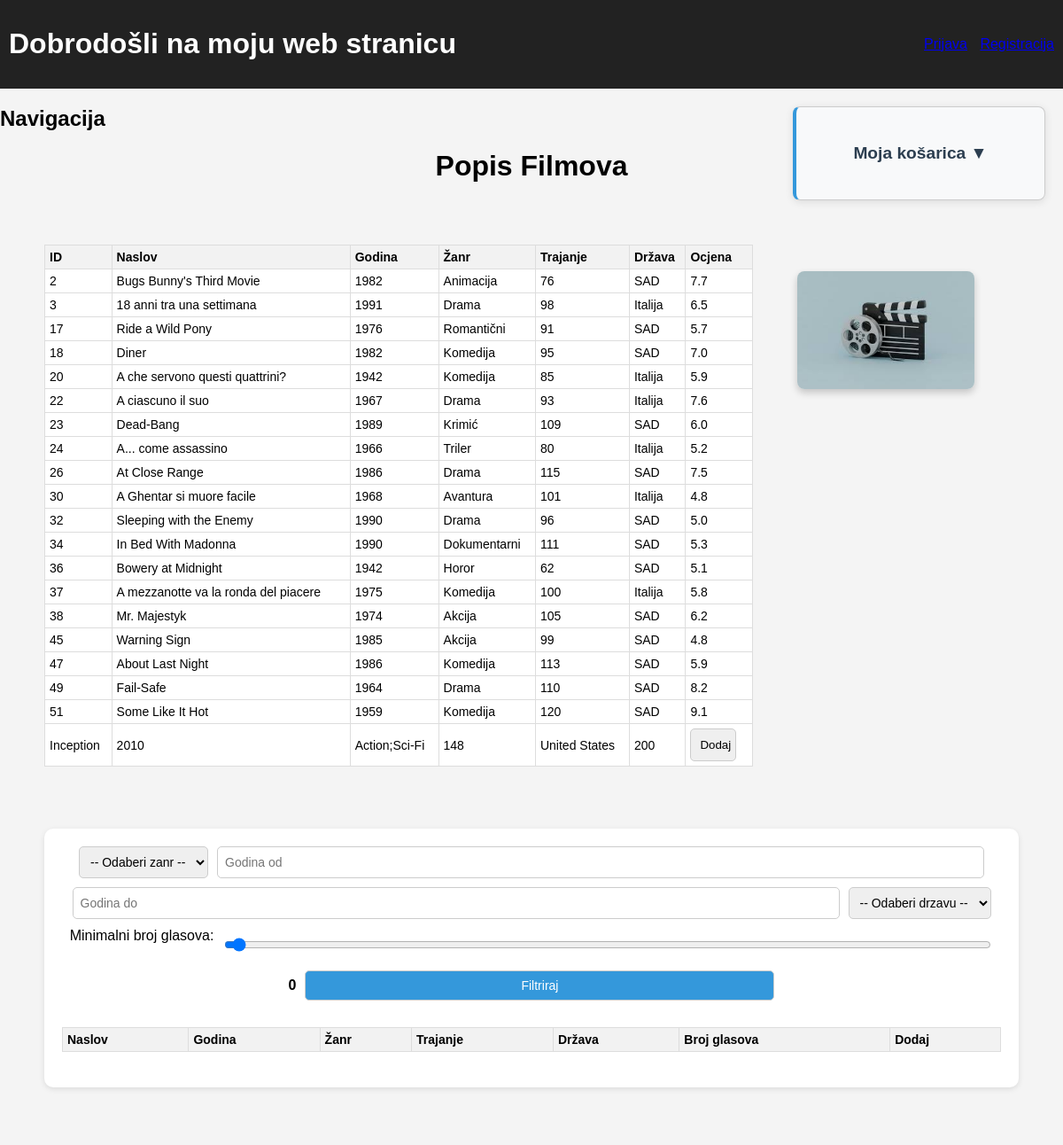
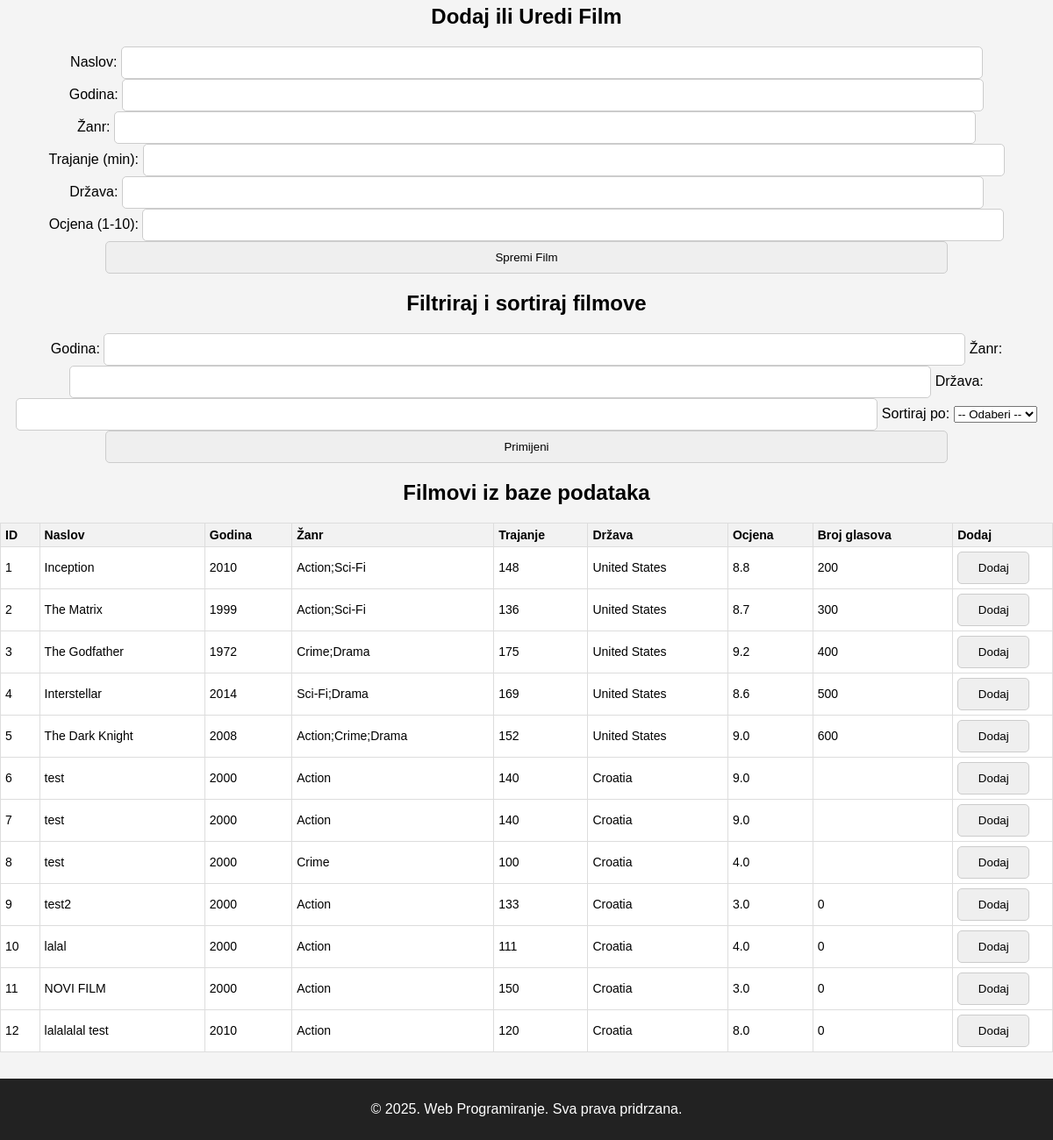
The page / on the database its author committed (2 pictures, top to bottom).
### tables this page shows
CREATE TABLE `movies` (
  `id` int(11) NOT NULL,
  `title` varchar(255) NOT NULL,
  `year` int(11) NOT NULL,
  `genres` varchar(255) DEFAULT NULL,
  `duration` int(11) DEFAULT NULL,
  `rating` decimal(3,1) DEFAULT NULL,
  `directors` varchar(255) DEFAULT NULL,
  `country` varchar(100) DEFAULT NULL,
  `total_votes` int(11) DEFAULT NULL
);

### index.php (the view, shortened to what this page needs)
<!DOCTYPE html>
	<html lang="hr">
	<head>
		<link rel="stylesheet" href="style.css">
	</head>
	<body>
		<?php
			include('includes/db.php');
		?>
		<header style="display: flex; justify-content: space-between; align-items: center; padding: 10px;">
			<h1>
				<?php if (isset($_SESSION['username'])): ?>
					Dobrodošli <?= htmlspecialchars($_SESSION['username']) ?> na moju web stranicu
				<?php else: ?>
					Dobrodošli na moju web stranicu
				<?php endif; ?>
			</h1>
			<nav>
				<?php if (isset($_SESSION['username'])): ?>
					<a href="logout.php">Odjava</a>
				<?php else: ?>
					<a href="login.php" style="margin-right: 10px;">Prijava</a>
					<a href="register.php">Registracija</a>
				<?php endif; ?>
			</nav>
		</header>
		<nav aria-labelledby="prosirena-navigacija">
			<h2 id="prosirena-navigacija">Navigacija</h2>
		</nav>
		<h1>Popis Filmova</h1>
		<main class="flex-container">
			<table>
				<tr>
					<th>ID</th>
					<th>Naslov</th>
					<th>Godina</th>
					<th>Žanr</th>
					<th>Trajanje</th>
					<th>Država</th>
					<th>Ocjena</th>
				</tr>
				<tr><td>2</td><td>Bugs Bunny's Third Movie</td><td>1982</td><td>Animacija</td><td>76</td><td>SAD</td><td>7.7</td></tr>
				<tr><td>3</td><td>18 anni tra una settimana</td><td>1991</td><td>Drama</td><td>98</td><td>Italija</td><td>6.5</td></tr>
				<tr><td>17</td><td>Ride a Wild Pony</td><td>1976</td><td>Romantični</td><td>91</td><td>SAD</td><td>5.7</td></tr>
				<tr><td>18</td><td>Diner</td><td>1982</td><td>Komedija</td><td>95</td><td>SAD</td><td>7.0</td></tr>
				<tr><td>20</td><td>A che servono questi quattrini?</td><td>1942</td><td>Komedija</td><td>85</td><td>Italija</td><td>5.9</td></tr>
				<tr><td>22</td><td>A ciascuno il suo</td><td>1967</td><td>Drama</td><td>93</td><td>Italija</td><td>7.6</td></tr>
				<tr><td>23</td><td>Dead-Bang</td><td>1989</td><td>Krimić</td><td>109</td><td>SAD</td><td>6.0</td></tr>
				<tr><td>24</td><td>A... come assassino</td><td>1966</td><td>Triler</td><td>80</td><td>Italija</td><td>5.2</td></tr>
				<tr><td>26</td><td>At Close Range</td><td>1986</td><td>Drama</td><td>115</td><td>SAD</td><td>7.5</td></tr>
				<tr><td>30</td><td>A Ghentar si muore facile</td><td>1968</td><td>Avantura</td><td>101</td><td>Italija</td><td>4.8</td></tr>
				<tr><td>32</td><td>Sleeping with the Enemy</td><td>1990</td><td>Drama</td><td>96</td><td>SAD</td><td>5.0</td></tr>
				<tr><td>34</td><td>In Bed With Madonna</td><td>1990</td><td>Dokumentarni</td><td>111</td><td>SAD</td><td>5.3</td></tr>
				<tr><td>36</td><td>Bowery at Midnight</td><td>1942</td><td>Horor</td><td>62</td><td>SAD</td><td>5.1</td></tr>
				<tr><td>37</td><td>A mezzanotte va la ronda del piacere</td><td>1975</td><td>Komedija</td><td>100</td><td>Italija</td><td>5.8</td></tr>
				<tr><td>38</td><td>Mr. Majestyk</td><td>1974</td><td>Akcija</td><td>105</td><td>SAD</td><td>6.2</td></tr>
				<tr><td>45</td><td>Warning Sign</td><td>1985</td><td>Akcija</td><td>99</td><td>SAD</td><td>4.8</td></tr>
				<tr><td>47</td><td>About Last Night</td><td>1986</td><td>Komedija</td><td>113</td><td>SAD</td><td>5.9</td></tr>
				<tr><td>49</td><td>Fail-Safe</td><td>1964</td><td>Drama</td><td>110</td><td>SAD</td><td>8.2</td></tr>
				<tr><td>51</td><td>Some Like It Hot</td><td>1959</td><td>Komedija</td><td>120</td><td>SAD</td><td>9.1</td></tr>
				<tr><td>Inception</td><td>2010</td><td>Action;Sci-Fi</td><td>148</td><td>United States</td><td>200</td>
					<td>
						<form method="post" action="index.php">
						<input type="submit" value="Dodaj">
						</form>
					</td>
				</tr>
			</table>
			<aside>
				<img src="images.jpg">
			</aside>
		</main>
		<main class="flex-container">
            <div id="filteri">
                <select id="filter-genre">
                <option value="">-- Odaberi zanr --</option>
                </select>
                <input type="number" id="filter-year-from" placeholder="Godina od">
                <input type="number" id="filter-year-to" placeholder="Godina do">
                <select id="filter-country">
                <option value="">-- Odaberi drzavu --</option>
                </select>
                <label for="filter-votes">Minimalni broj glasova:</label>
                <input type="range" id="filter-votes" min="0" max="1000" step="50" value="0">
                <span id="votes-value">0</span>
                <button id="primijeni-filtere">Filtriraj</button>
			<table id="filmovi-tablica">
                <thead>
                  <tr>
                    <th>Naslov</th>
                    <th>Godina</th>
                    <th>Žanr</th>
                    <th>Trajanje</th>
                    <th>Država</th>
                    <th>Broj glasova</th>
                    <th>Dodaj</th>
                  </tr>
                </thead>
              </table>
            </div>
			<aside id="kosarica">
                <h2 id="toggle-kosarica">Moja košarica ▼</h2>
            </aside>
		</main>
		<section id="unos-filma">
		<h2>Dodaj ili Uredi Film</h2>
			<form method="POST" action="index.php">
				<label for="title">Naslov:</label>
				<input type="text" name="title" required><br>
				<label for="year">Godina:</label>
				<input type="number" name="year" min="1900" max="2099" required><br>
				<label for="genres">Žanr:</label>
				<input type="text" name="genres" required><br>
				<label for="duration">Trajanje (min):</label>
				<input type="number" name="duration" min="30" max="300" required><br>
				<label for="country">Država:</label>
				<input type="text" name="country" required><br>
				<label for="rating">Ocjena (1-10):</label>
				<input type="number" step="0.1" min="1" max="10" name="rating" required><br>
				<input type="submit" name="submit_movie" value="Spremi Film">
			</form>
		</section>
		<section id="filtri">
			<h2>Filtriraj i sortiraj filmove</h2>
			<form method="get" action="index.php">
				<label for="year">Godina:</label>
				<input type="number" name="year" id="year" value="<?= isset($_GET['year']) ? htmlspecialchars($_GET['year']) : '' ?>">
				<label for="genre">Žanr:</label>
				<input type="text" name="genre" id="genre" value="<?= isset($_GET['genre']) ? htmlspecialchars($_GET['genre']) : '' ?>">
				<label for="country">Država:</label>
				<input type="text" name="country" id="country" value="<?= isset($_GET['country']) ? htmlspecialchars($_GET['country']) : '' ?>">
				<label for="sort">Sortiraj po:</label>
				<select name="sort" id="sort">
					<option value="">-- Odaberi --</option>
				</select>
				<input type="submit" value="Primijeni">
			</form>
		</section>
		<section id="tablica-filmova">
			<h2>Filmovi iz baze podataka</h2>
			<table>
				<thead>
				<tr>
					<th>ID</th>
					<th>Naslov</th>
					<th>Godina</th>
					<th>Žanr</th>
					<th>Trajanje</th>
					<th>Država</th>
					<th>Ocjena</th>
					<th>Broj glasova</th>
					<th>Dodaj</th>
				</tr>
				</thead>
				<tbody>
				<?php
					$query = "SELECT * FROM movies WHERE 1=1";
					$result = mysqli_query($conn, $query);
					while ($row = mysqli_fetch_assoc($result)): ?>
						<tr>
						<td><?= $row['id'] ?></td>
						<td><?= htmlspecialchars($row['title']) ?></td>
						<td><?= $row['year'] ?></td>
						<td><?= htmlspecialchars($row['genres']) ?></td>
						<td><?= $row['duration'] ?></td>
						<td><?= htmlspecialchars($row['country']) ?></td>
						<td><?= $row['rating'] ?></td>
						<td><?= $row['total_votes'] ?></td>
						<td>
						<form method="post" action="index.php" class="dodaj-form" data-rating="<?= htmlspecialchars($row['rating']) ?>">
							<input type="submit" value="Dodaj">
						</form>
					</td>
					</tr>
				<?php endwhile; ?>
				</tbody>
			</table>
		</section>
		<footer>
		<p>&copy; 2025. Web Programiranje. Sva prava pridrzana.</p>
		</footer>
	</body>
	</html>

### style.css (style rules this page uses)
body { font-family: Arial, sans-serif; margin: 0; padding: 0; background-color: #f4f4f4; text-align: center; }
header { background: #222; color: white; padding: 20px; }
nav { text-align: left; }
nav h2 { margin-bottom: 0; }
input, button { width: 80%; padding: 10px; border: 1px solid #ccc; border-radius: 5px; }
button { background-color: #3498db; color: white; border: none; cursor: pointer; width: 50%; }
footer { margin-top: 30px; padding: 10px; background: #222; color: white; }
.flex-container { display: flex; justify-content: space-between; align-items: flex-start; max-width: 1200px; margin: 50px; }
table { width: 100%; border-collapse: collapse; margin: 20px 0; font-size: 14px; background-color: #fff; }
th, td { border: 1px solid #ddd; padding: 5px; text-align: left; }
th { background-color: #f2f2f2; font-weight: bold; }
aside { margin: 50px; }
aside img { animation: imageEntrance 1.5s ease-out forwards; max-width: 100%; border-radius: 8px; box-shadow: 0 4px 8px rgba(0, 0, 0, 0.2); display: block; margin: 0 auto; }
#kosarica { position: fixed; right: 20px; top: 100px; width: 250px; background-color: #f4f4f4; border: 1px solid #ccc; padding: 10px; }
#filteri { width: 100%; background-color: #ffffff; padding: 20px; margin-bottom: 20px; border-radius: 10px; box-shadow: 0px 2px 6px rgba(0,0,0,0.1); display: flex; flex-wrap: wrap; justify-content: center; gap: 10px; }
#filteri select, #filteri input[type="number"], #filteri input[type="range"], #filteri button { padding: 8px; border-radius: 5px; border: 1px solid #ccc; font-size: 14px; }
#filteri span { align-self: center; font-weight: bold; }
#toggle-kosarica { cursor: pointer; user-select: none; padding: 10px; font-size: 1.2rem; color: #2c3e50; transition: color 0.3s ease; }
#kosarica { background-color: #f8f9fa; border-radius: 8px; box-shadow: 0 2px 10px rgba(0, 0, 0, 0.1); padding: 15px; margin: 20px 0; border-left: 4px solid #3498db; }

### rows shown on the page
movies: id "1", title "Inception", year "2010", genres "Action;Sci-Fi", duration "148", country "United States", rating "8.8", total_votes "200"
movies: id "2", title "The Matrix", year "1999", genres "Action;Sci-Fi", duration "136", country "United States", rating "8.7", total_votes "300"
movies: id "3", title "The Godfather", year "1972", genres "Crime;Drama", duration "175", country "United States", rating "9.2", total_votes "400"
movies: id "4", title "Interstellar", year "2014", genres "Sci-Fi;Drama", duration "169", country "United States", rating "8.6", total_votes "500"
movies: id "5", title "The Dark Knight", year "2008", genres "Action;Crime;Drama", duration "152", country "United States", rating "9.0", total_votes "600"
movies: id "6", title "test", year "2000", genres "Action", duration "140", country "Croatia", rating "9.0"
movies: id "7", title "test", year "2000", genres "Action", duration "140", country "Croatia", rating "9.0"
movies: id "8", title "test", year "2000", genres "Crime", duration "100", country "Croatia", rating "4.0"
movies: id "9", title "test2", year "2000", genres "Action", duration "133", country "Croatia", rating "3.0", total_votes "0"
movies: id "10", title "lalal", year "2000", genres "Action", duration "111", country "Croatia", rating "4.0", total_votes "0"
movies: id "11", title "NOVI FILM", year "2000", genres "Action", duration "150", country "Croatia", rating "3.0", total_votes "0"
movies: id "12", title "lalalalal test", year "2010", genres "Action", duration "120", country "Croatia", rating "8.0", total_votes "0"
